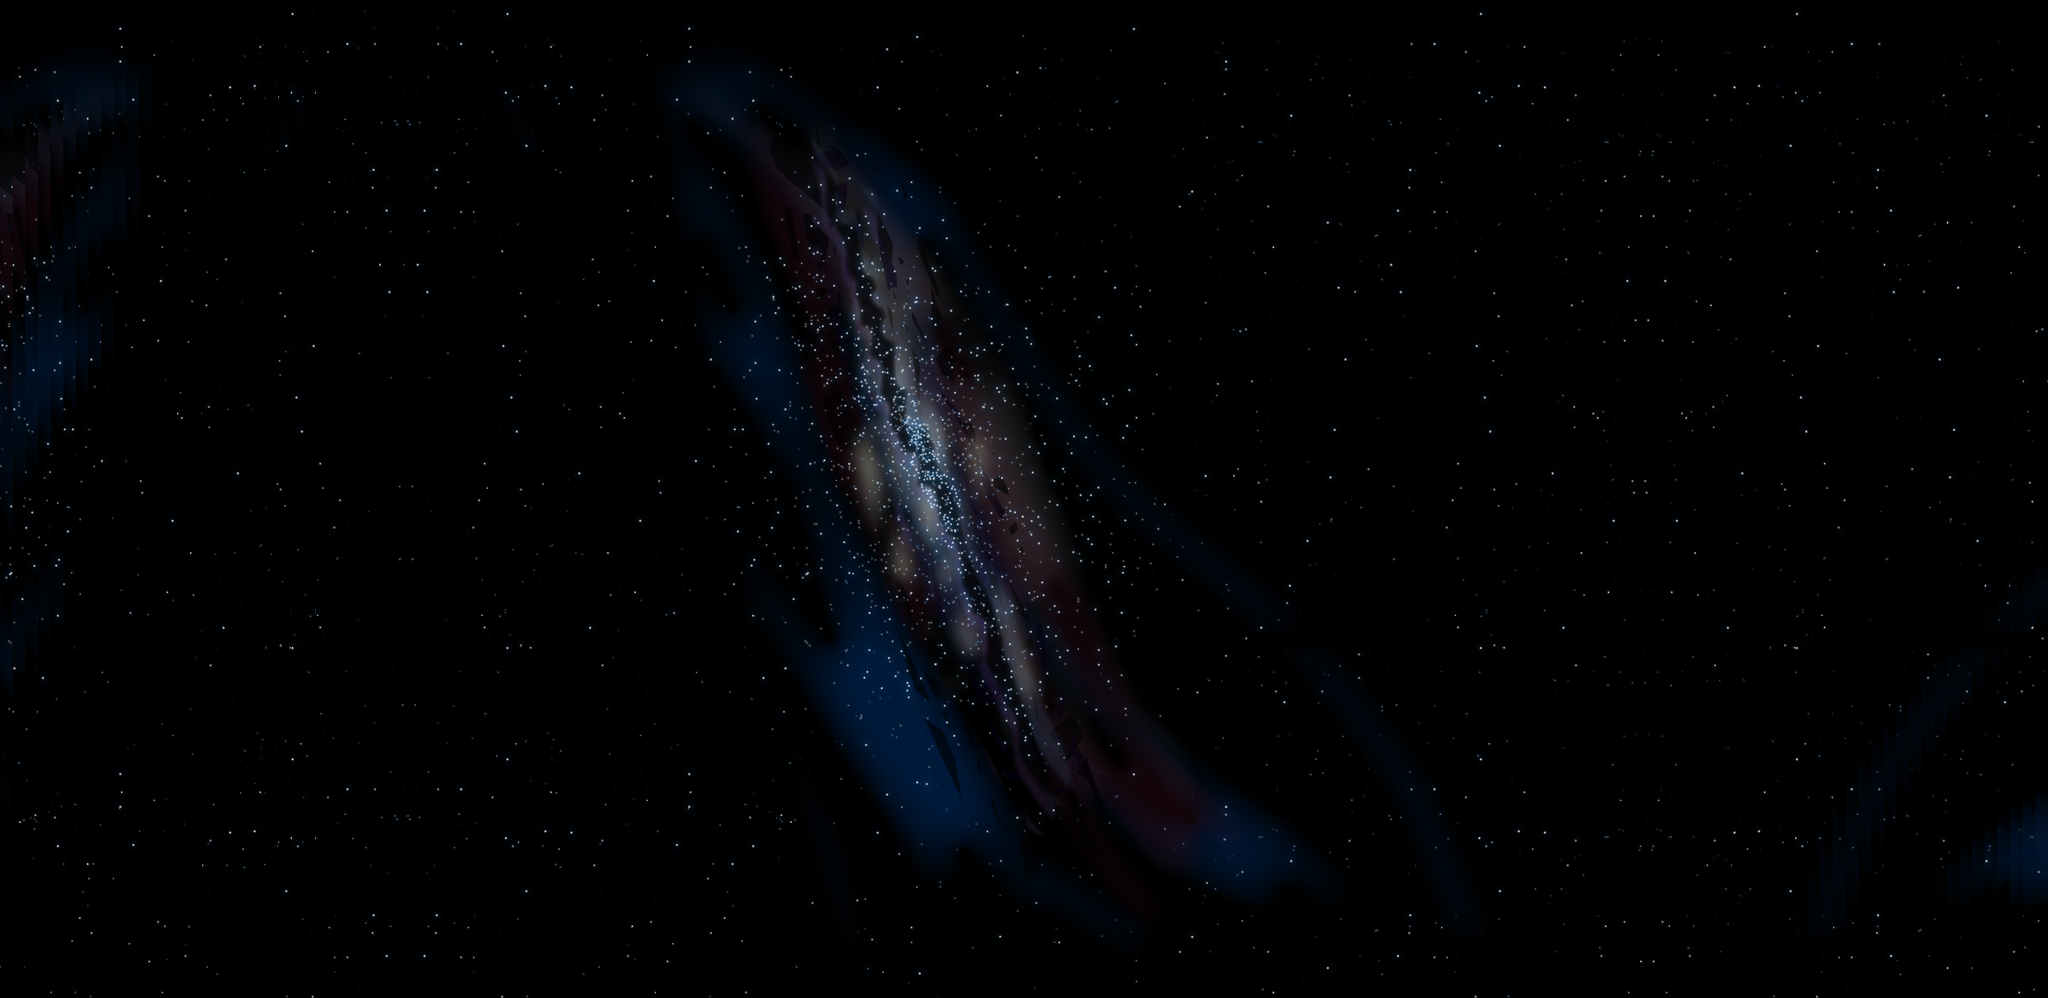

The image is a tile-based game level rendered from a .tmx file. Its description and source (layers, tilesets, objects; grid data summarised) follow:
An orthogonal 162x79 tile map with 16x16 px tiles, 11 tile layers (BehindHex0, BehindHex1, BehindHex2, BehindHex3, ...), 2 tilesets and 2 objects (CartPlayerSprite).

<map version="1.0" orientation="orthogonal" width="162" height="79" tilewidth="16" tileheight="16">
 <tileset firstgid="1" name="planet01_parallax00" tilewidth="16" tileheight="16">
  <image source="planet01_parallax00.png" width="1237" height="947" />
 </tileset>
 <tileset firstgid="4544" name="levelSelect_background" tilewidth="16" tileheight="16">
  <image source="levelSelect_background.png" width="1680" height="1248" />
 </tileset>
 <layer name="BehindHex0" width="162" height="79">
  <properties>
   <property name="ParallaxRatioX" value="4" />
   <property name="ParallaxRatioY" value="4" />
  </properties>
  <data>[12798 cells, 12798 non-empty, 7651 distinct tile ids]</data>
 </layer>
 <layer name="BehindHex1" width="162" height="79">
  <properties>
   <property name="ParallaxRatioX" value="3" />
   <property name="ParallaxRatioY" value="3" />
  </properties>
  <data>[12798 cells, 12798 non-empty, 4543 distinct tile ids]</data>
 </layer>
 <layer name="BehindHex2" width="162" height="79">
  <data>[12798 cells, 0 non-empty, 0 distinct tile ids]</data>
 </layer>
 <layer name="BehindHex3" width="162" height="79">
  <data>[12798 cells, 0 non-empty, 0 distinct tile ids]</data>
 </layer>
 <layer name="BehindHex4" width="162" height="79">
  <data>[12798 cells, 0 non-empty, 0 distinct tile ids]</data>
 </layer>
 <layer name="HexLayer(Do Not Use)" width="162" height="79">
  <data>[12798 cells, 0 non-empty, 0 distinct tile ids]</data>
 </layer>
 <layer name="InFrontOfHex0" width="162" height="79">
  <data>[12798 cells, 0 non-empty, 0 distinct tile ids]</data>
 </layer>
 <layer name="InFrontOfHex1" width="162" height="79">
  <data>[12798 cells, 0 non-empty, 0 distinct tile ids]</data>
 </layer>
 <layer name="InFrontOfHex2" width="162" height="79">
  <data>[12798 cells, 0 non-empty, 0 distinct tile ids]</data>
 </layer>
 <layer name="InFrontOfHex3" width="162" height="79">
  <data>[12798 cells, 0 non-empty, 0 distinct tile ids]</data>
 </layer>
 <layer name="InFrontOfHex4" width="162" height="79">
  <data>[12798 cells, 0 non-empty, 0 distinct tile ids]</data>
 </layer>
 <objectgroup name="ObjectGroupSprites" width="98" height="79">
  <object type="CartPlayerSprite" x="112" y="480" width="1024" height="768" />
 </objectgroup>
 <objectgroup name="ObjectGroupLayerPlaceholder" width="98" height="79">
  <object x="156" y="561" width="545" height="545">
   <properties>
    <property name="ParallaxRatioX" value="1" />
    <property name="ParallaxRatioY" value="1" />
    <property name="PlaceholderFileName" value="planet02_parallax02.png" />
    <property name="ZOrder" value="6" />
   </properties>
  </object>
 </objectgroup>
</map>
